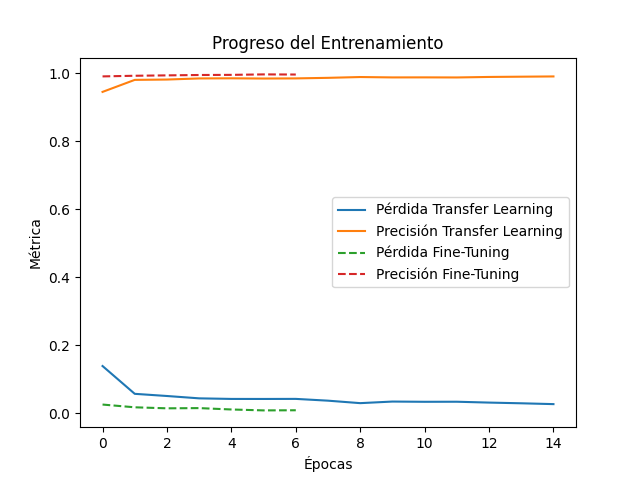

Write Python code to recreate this figure.
import os
from tensorflow.keras.preprocessing.image import ImageDataGenerator
from tensorflow.keras.applications import VGG16
from tensorflow.keras.models import Model
from tensorflow.keras.layers import Dense, Dropout, Flatten
from tensorflow.keras.callbacks import EarlyStopping, ReduceLROnPlateau
from tensorflow.keras.optimizers import Adam
import matplotlib.pyplot as plt

# Limpiar cualquier sesión previa
from tensorflow.keras import backend as K
K.clear_session()

# Rutas de datos
directorio_actual = os.path.dirname(os.path.abspath(__file__))
directorio_padre = os.path.abspath(os.path.join(directorio_actual, os.pardir))
data_validacion = os.path.join(directorio_padre, 'data', 'validacion')
data_entrenamiento = os.path.join(directorio_padre, 'data', 'entrenamiento')

# Determinar el número de clases
def contar_carpetas(ruta):
    try:
        carpetas = [nombre for nombre in os.listdir(ruta) if os.path.isdir(os.path.join(ruta, nombre))]
        return len(carpetas)
    except FileNotFoundError:
        print(f"La ruta {ruta} no existe.")
        return 0

clases = contar_carpetas(data_validacion)

# Hiperparámetros
altura, longitud = 100, 100
batch_size = 32
epocas_transfer = 15  # Épocas de transfer learning
epocas_finetuning = 7  # Épocas de fine-tuning

# Generadores de imágenes con aumento de datos
entrenamiento_datagen = ImageDataGenerator(
    rescale=1. / 255,
    shear_range=0.3,
    zoom_range=0.3,
    horizontal_flip=True,
    rotation_range=40,
    width_shift_range=0.2,
    height_shift_range=0.2,
    brightness_range=[0.8, 1.2]
)

validacion_datagen = ImageDataGenerator(rescale=1. / 255)

imagen_entrenamiento = entrenamiento_datagen.flow_from_directory(
    data_entrenamiento,
    target_size=(altura, longitud),
    batch_size=batch_size,
    class_mode='categorical'
)
imagen_validacion = validacion_datagen.flow_from_directory(
    data_validacion,
    target_size=(altura, longitud),
    batch_size=batch_size,
    class_mode='categorical'
)

# Cargar modelo base preentrenado (VGG16)
base_model = VGG16(weights='imagenet', include_top=False, input_shape=(altura, longitud, 3))

# Congelar capas del modelo base (para transfer learning)
for layer in base_model.layers:
    layer.trainable = False

# Añadir nuevas capas (cabeza personalizada)
x = Flatten()(base_model.output)
x = Dense(256, activation='relu')(x)
x = Dropout(0.5)(x)
output = Dense(clases, activation='softmax')(x)  # Clases específicas de tu conjunto de datos
model = Model(inputs=base_model.input, outputs=output)

# Compilar el modelo para transfer learning
model.compile(optimizer=Adam(learning_rate=1e-4), 
              loss='categorical_crossentropy', 
              metrics=['accuracy'])

# Callbacks
early_stopping = EarlyStopping(monitor='val_loss', patience=10, restore_best_weights=True)
reduce_lr = ReduceLROnPlateau(monitor='val_loss', factor=0.2, patience=5, min_lr=1e-6)

# Transfer learning (cabezas personalizadas)
print("Iniciando Transfer Learning...")
history = model.fit(
    imagen_entrenamiento,
    validation_data=imagen_validacion,
    epochs=epocas_transfer,
    steps_per_epoch=len(imagen_entrenamiento),
    validation_steps=len(imagen_validacion),
    callbacks=[early_stopping, reduce_lr]
)

# Descongelar las últimas capas del modelo base para fine-tuning
for layer in base_model.layers[-6:]:  # Ajusta el número de capas descongeladas (6 capas finales)
    layer.trainable = True

# Recompilar el modelo con una tasa de aprendizaje más baja para fine-tuning
model.compile(optimizer=Adam(learning_rate=1e-5), 
              loss='categorical_crossentropy', 
              metrics=['accuracy'])

# Fine-tuning
print("Iniciando Fine-Tuning...")
history_finetune = model.fit(
    imagen_entrenamiento,
    validation_data=imagen_validacion,
    epochs=epocas_finetuning,
    steps_per_epoch=len(imagen_entrenamiento),
    validation_steps=len(imagen_validacion),
    callbacks=[early_stopping, reduce_lr]
)

# Guardar el modelo entrenado
modelo_guardado = os.path.join(directorio_padre, 'ModelosGeneradosH5', 'TEST-02 (15-15)','modelo_transfer_learning.h5')
model.save(modelo_guardado)
print(f"Modelo guardado en: {modelo_guardado}")

# Graficar los resultados
# Transfer Learning
plt.plot(history.history['loss'], label='Pérdida Transfer Learning')
plt.plot(history.history['accuracy'], label='Precisión Transfer Learning')

# Fine-Tuning
plt.plot(history_finetune.history['loss'], label='Pérdida Fine-Tuning', linestyle='--')
plt.plot(history_finetune.history['accuracy'], label='Precisión Fine-Tuning', linestyle='--')

plt.legend()
plt.xlabel('Épocas')
plt.ylabel('Métrica')
plt.title('Progreso del Entrenamiento')
plt.show()
